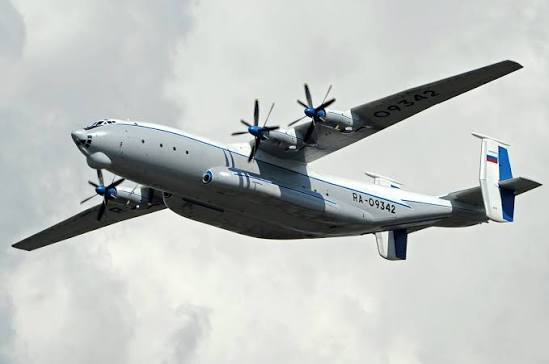
#> input picture aircrafts/An22/1790145239854.jpeg, 549 x 364 px; its folder holds only this picture in this run
$ python annotate_aircraft.py
#> lines starting #> are read from the running program, lines starting #| are printed output that depends on the picture
import cv2
import csv
import numpy as np
from pathlib import Path

# ============================================================
# CONFIG
# ============================================================

ROOT_DIR = Path("/home/admin1/Abishek-Intern/new_atr/aircrafts")

IMAGE_EXTENSIONS = {
    ".jpg",
    ".jpeg",
    ".png",
    ".bmp",
    ".webp"
}

MOVE_STEP = 2
RESIZE_STEP = 2
EDGE_TOLERANCE = 10
MIN_BOX_SIZE = 10

# Fixed on-screen window size. Every image is scaled to fit inside
# this and letterboxed, so the window never resizes between images.
DISPLAY_WIDTH = 1000
DISPLAY_HEIGHT = 700

# ============================================================
# FIND IMAGES
# ============================================================

images = []

for class_dir in sorted(ROOT_DIR.iterdir()):

    if not class_dir.is_dir():
        continue

    class_name = class_dir.name

    for image_path in sorted(class_dir.iterdir()):

        if image_path.suffix.lower() in IMAGE_EXTENSIONS:

            images.append(
                (image_path, class_name)
            )

if not images:
    print("No images found.")
    exit()

print(f"\nFound {len(images)} images.")
print(f"Root: {ROOT_DIR}\n")

# ============================================================
# RESUME
# ============================================================

pending_images = []
completed_count = 0

for image_path, class_name in images:

    csv_path = image_path.with_suffix(".csv")

    if csv_path.exists():

        completed_count += 1

    else:

        pending_images.append(
            (image_path, class_name)
        )

print("=" * 60)
print("RESUME INFORMATION")
print("=" * 60)

print(f"Total images     : {len(images)}")
print(f"Already annotated: {completed_count}")
print(f"Remaining        : {len(pending_images)}")

print("=" * 60)

if not pending_images:

    print("\nAll images are already annotated!")
    exit()

# ============================================================
# GLOBAL VARIABLES
# ============================================================

current_index = 0

boxes = []

selected_box = -1

image = None
display = None

image_width = 0
image_height = 0

drawing_new = False
dragging_box = False
resizing_box = False

start_x = 0
start_y = 0

drag_offset_x = 0
drag_offset_y = 0

resize_mode = None

# Scale/offset used to fit the current image into the fixed window.
display_scale = 1.0
offset_x = 0
offset_y = 0

# ============================================================
# CANVAS <-> IMAGE COORDINATE HELPERS
# ============================================================

# [49 lines left out: functions image_to_canvas, canvas_to_image, clamp_box, not called in this run]

# ============================================================
# REDRAW
# ============================================================

def redraw():

    global display

    scaled_w = max(1, int(image_width * display_scale))
    scaled_h = max(1, int(image_height * display_scale))

    resized = cv2.resize(image, (scaled_w, scaled_h))

    canvas = np.full(
        (DISPLAY_HEIGHT, DISPLAY_WIDTH, 3),
        40,
        dtype=np.uint8
    )

    canvas[
        offset_y:offset_y + scaled_h,
        offset_x:offset_x + scaled_w
    ] = resized

    for i, box in enumerate(boxes):

        x1, y1, x2, y2 = box

        cx1, cy1 = image_to_canvas(x1, y1)
        cx2, cy2 = image_to_canvas(x2, y2)

        thickness = 3 if i == selected_box else 2

        # ----------------------------------------------------
        # Bounding box
        # ----------------------------------------------------

        cv2.rectangle(
            canvas,
            (cx1, cy1),
            (cx2, cy2),
            (0, 255, 0),
            thickness
        )

        # ----------------------------------------------------
        # Resize handles for selected box
        # ----------------------------------------------------

        if i == selected_box:

            handle = 6

            corners = [
                (cx1, cy1),
                (cx2, cy1),
                (cx1, cy2),
                (cx2, cy2)
            ]

            for cx, cy in corners:

                cv2.rectangle(
                    canvas,
                    (
                        cx - handle,
                        cy - handle
                    ),
                    (
                        cx + handle,
                        cy + handle
                    ),
                    (0, 255, 255),
                    -1
                )

    display = canvas

    cv2.imshow(
        "Aircraft Annotation",
        display
    )

# ============================================================
# FIND BOX
# ============================================================

# [509 lines left out: functions find_box, get_resize_mode, mouse_callback, save_annotation, not called in this run]

# ============================================================
# CREATE WINDOW
# ============================================================

cv2.namedWindow(
    "Aircraft Annotation",
    cv2.WINDOW_NORMAL
)

cv2.resizeWindow(
    "Aircraft Annotation",
    DISPLAY_WIDTH,
    DISPLAY_HEIGHT
)

cv2.setMouseCallback(
    "Aircraft Annotation",
    mouse_callback
)

# ============================================================
# MAIN LOOP
# ============================================================

while True:

    image_path, class_name = pending_images[
        current_index
    ]

    # --------------------------------------------------------
    # READ IMAGE
    # --------------------------------------------------------

    image = cv2.imread(
        str(image_path)
    )
#> image is the input picture: shape (364, 549, 3); mean B, G, R 192.1, 194, 190

    if image is None:

        print(
            f"Could not read: {image_path}"
        )

        current_index += 1

        if (
            current_index
            >= len(pending_images)
        ):
            break

        continue

    image_height, image_width = (
        image.shape[:2]
    )
#> image_height = 364; image_width = 549

    # --------------------------------------------------------
    # FIT IMAGE TO FIXED WINDOW
    # --------------------------------------------------------

    scale_w = DISPLAY_WIDTH / image_width
#> scale_w = 1.82
    scale_h = DISPLAY_HEIGHT / image_height
#> scale_h = 1.92

    display_scale = min(scale_w, scale_h)
#> display_scale = 1.82

    scaled_w = int(image_width * display_scale)
#> scaled_w = 1000
    scaled_h = int(image_height * display_scale)
#> scaled_h = 663

    offset_x = (DISPLAY_WIDTH - scaled_w) // 2
#> offset_x = 0
    offset_y = (DISPLAY_HEIGHT - scaled_h) // 2
#> offset_y = 18

    boxes = []

    selected_box = -1

    drawing_new = False
    dragging_box = False
    resizing_box = False

    # --------------------------------------------------------
    # PROGRESS IN TERMINAL ONLY
    # --------------------------------------------------------

    print(
        "\n" + "=" * 60
    )

    print(
        f"[{current_index + 1}/"
        f"{len(pending_images)}]"
    )

    print(
        f"Image : {image_path.name}"
    )

    print(
        f"Class : {class_name}"
    )

    print(
        f"Remaining: "
        f"{len(pending_images) - current_index - 1}"
    )

    print(
        "=" * 60
    )

    redraw()
#> in redraw, `canvas[ offset_y:offset_y + scaled_h, offset_x:offset_x + scaled_w ] =..`:
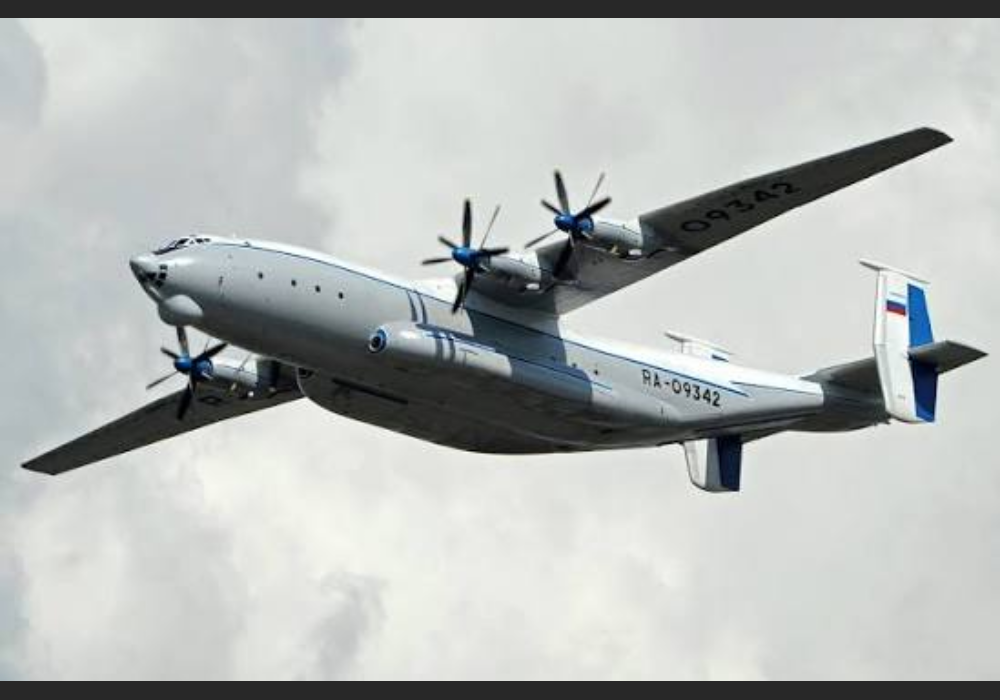
#> canvas: shape (700, 1000, 3); mean B, G, R 184, 185.8, 182

    # --------------------------------------------------------
    # KEYBOARD LOOP
    # --------------------------------------------------------

    while True:

        key = cv2.waitKey(0) & 0xFF
#> (key q is pressed here)

        # ====================================================
        # SAVE
        # ====================================================

        if key == ord("s"):

            if not boxes:

                print(
                    "No bounding box drawn."
                )

                continue

            save_annotation(
                image_path,
                class_name,
                image_width,
                image_height,
                boxes
            )

            break

        # ====================================================
        # RESET
        # ====================================================

        elif key == ord("r"):

            boxes = []

            selected_box = -1

            redraw()

            print(
                "All boxes cleared."
            )

        # ====================================================
        # SKIP
        # ====================================================

        elif key == ord("n"):

            print(
                "Skipped."
            )

            break

        # ====================================================
        # DELETE WHOLE IMAGE
        # ====================================================

        elif key == ord("d"):

            csv_path = image_path.with_suffix(".csv")

            try:

                image_path.unlink()

                if csv_path.exists():

                    csv_path.unlink()

                print(
                    f"Deleted image: {image_path.name}"
                )

            except Exception as e:

                print(
                    f"Could not delete {image_path.name}: {e}"
                )

            break

        # ====================================================
        # QUIT
        # ====================================================

        elif key == ord("q"):

            cv2.destroyAllWindows()

            print("\n")
            print(
                "=" * 60
            )

            print(
                "Annotation stopped."
            )

            print(
                "Saved CSV files are safe."
            )

            print(
                "=" * 60
            )

            exit()
#> (the program exits here)
